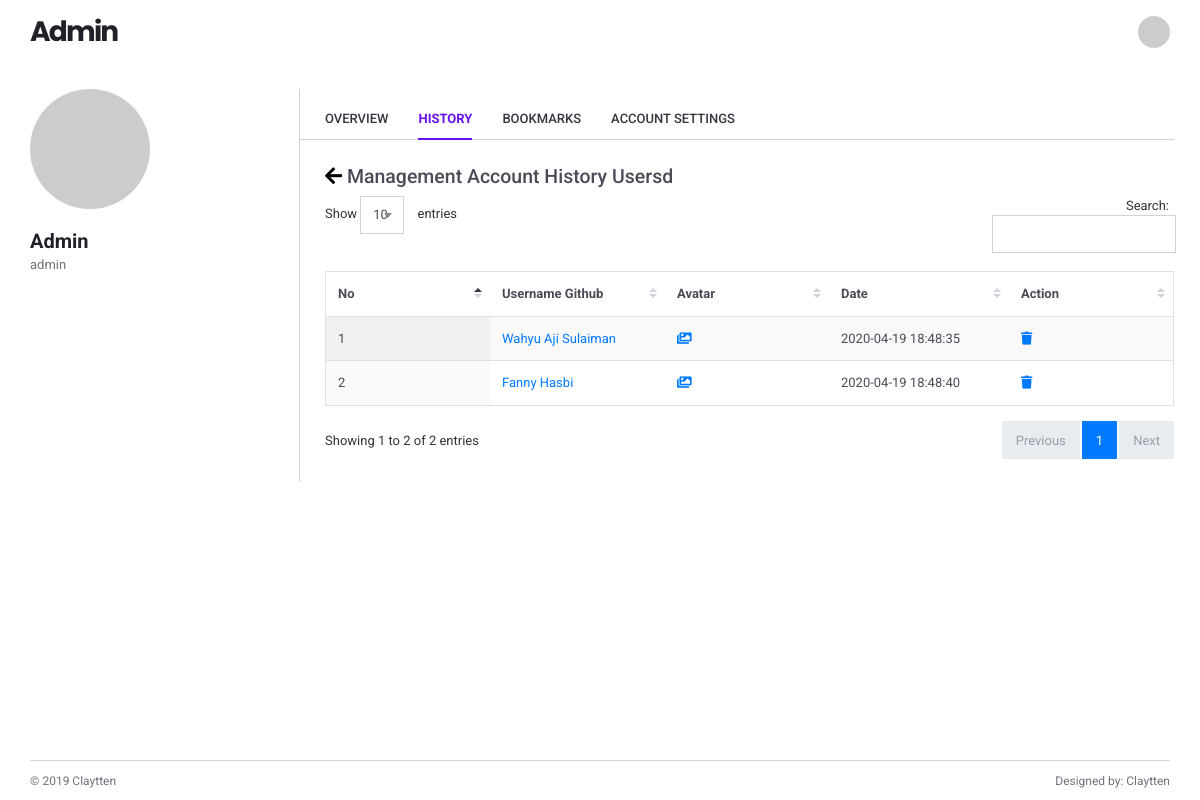
Page /pages/admin/detail_history.php?id=1 (signed in) on the committed database.
### tables this page shows
CREATE TABLE `users` (
  `id` int(11) NOT NULL AUTO_INCREMENT,
  `name` varchar(255) NOT NULL,
  `username` varchar(255) NOT NULL,
  `password` varchar(255) NOT NULL,
  `roles` varchar(255) NOT NULL,
  `status` int(11) NOT NULL,
  PRIMARY KEY (`id`)
);

CREATE TABLE `history` (
  `id` int(11) NOT NULL AUTO_INCREMENT,
  `id_user` int(11) NOT NULL,
  `name_github` varchar(255) NOT NULL,
  `avatar` varchar(255) NOT NULL,
  `url` varchar(255) NOT NULL,
  `date` timestamp NOT NULL DEFAULT CURRENT_TIMESTAMP,
  `status` int(11) NOT NULL,
  PRIMARY KEY (`id`),
  KEY `id_user` (`id_user`),
  CONSTRAINT `history_ibfk_1` FOREIGN KEY (`id_user`) REFERENCES `users` (`id`) ON DELETE CASCADE ON UPDATE CASCADE
);

### pages/admin/detail_history.php (the view, shortened to what this page needs)
<?php
include "../../action/koneksi.php";
$id_user = $_SESSION['id_user'];
$query = "SELECT * from users WHERE id='$id_user';";
$result = mysqli_query($connect, $query) or die(mysqli_error($connect));
while ($row = mysqli_fetch_array($result))
{
  $name = $row['name'];
  $roles = $row['roles'];
}
$getIdUser = $_GET['id'];
$query1 = "SELECT * FROM users WHERE id='$getIdUser';";
$result1 = mysqli_query($connect, $query1) or die(mysqli_error($connect));
while ($row1 = mysqli_fetch_array($result1))
{
  $getNameUser = $row1['name'];
}
?>
<!DOCTYPE html>
<html lang="en">
  <head>
    <link href="../../lib/fontawesome-free/css/all.min.css" rel="stylesheet">
    <link href="../../lib/ionicons/css/ionicons.min.css" rel="stylesheet">
    <link href="../../lib/typicons.font/typicons.css" rel="stylesheet">
    <link href="../../lib/datatables.net-dt/css/jquery.dataTables.min.css" rel="stylesheet">
    <link href="../../lib/datatables.net-responsive-dt/css/responsive.dataTables.min.css" rel="stylesheet">
    <link href="../../lib/select2/css/select2.min.css" rel="stylesheet">
    <link rel="stylesheet" href="../../assets/css/user.css">
  </head>
  <body class="az-body">
    <?php include"../../layouts/admin/header.php"; ?>
    <div class="az-content az-content-profile">
      <div class="container mn-ht-100p">
        <div class="az-content-left az-content-left-profile">
          <div class="az-profile-overview">
            <div class="az-img-user">
              <img src="https://via.placeholder.com/500x500" alt="">
            </div>
            <div class="d-flex justify-content-between mg-b-20">
              <div>
                <h5 class="az-profile-name"><?php echo $name?></h5>
                <p class="az-profile-name-text"><?php echo $roles?></p>
              </div>
            </div>
          </div>
        </div>
        <div class="az-content-body az-content-body-profile">
          <nav class="nav az-nav-line">
            <a href="./index.php" class="nav-link " >Overview</a>
            <a href="./history.php" class="nav-link active" >History</a>
            <a href="./bookmarks.php" class="nav-link" >Bookmarks</a>
            <a href="./account_settings.php" class="nav-link" >Account Settings</a>
          </nav>
          <div class="az-profile-body">
            <h4>
            <a href="./history.php" style="color:black"><i class="fas fa-arrow-left"></i></a>
            Management Account History <?php echo $getNameUser ?></h4>
            <table id="datatable1" class="display responsive nowrap">
              <thead>
                <tr>
                  <th class="wd-15p">No</th>
                  <th class="wd-15p">Username Github</th>
                  <th class="wd-15p">Avatar</th>
                  <th class="wd-15p">Date</th>
                  <th class="wd-15p">Action</th>
                </tr>
              </thead>
              <tbody>
              <?php
              $query = "SELECT * FROM history WHERE id_user='$getIdUser'";
              $result = mysqli_query($connect, $query);
              $no = 1;
              while ($row = mysqli_fetch_array($result)) {
              ?>
                <tr>
                  <td><?php echo $no?></td>
                  <td>
                      <a href="<?php echo $row['url']?>" target="_blank">
                        <?php echo $row['name_github']?>
                      </a>
                  </td>
                  <td>
                      <a href="<?php echo $row['avatar']?>" target="_blank">
                        <i class="fas fa-images"></i>
                      </a>
                  </td>
                  <td><?php echo $row['date']?></td>
                  <td>
                      <a href="../../action/admin/delete_history.php?id=<?php echo $row['id']?>&id_user=<?php echo $getIdUser ?>">
                        <i class="fas fa-trash"></i>
                      </a>
                  </td>
                </tr>
              <?php
              $no++;
              }
              ?>
              </tbody>
            </table>
            <div class="row mg-b-20">
              <div class="col-md-7 col-xl-8">
              </div>
            </div>
          </div>
        </div>
      </div>
    </div>
    <?php include"../../layouts/admin/footer.php"?>
  </body>
</html>

### rows in the picture
users: name "Admin", roles "admin"
users: name "Usersd"
history: name_github "Wahyu Aji Sulaiman", date "2020-04-19 18:48:35"
history: name_github "Fanny Hasbi", date "2020-04-19 18:48:40"

### other values in the picture
$_SESSION['name'] "Admin"
